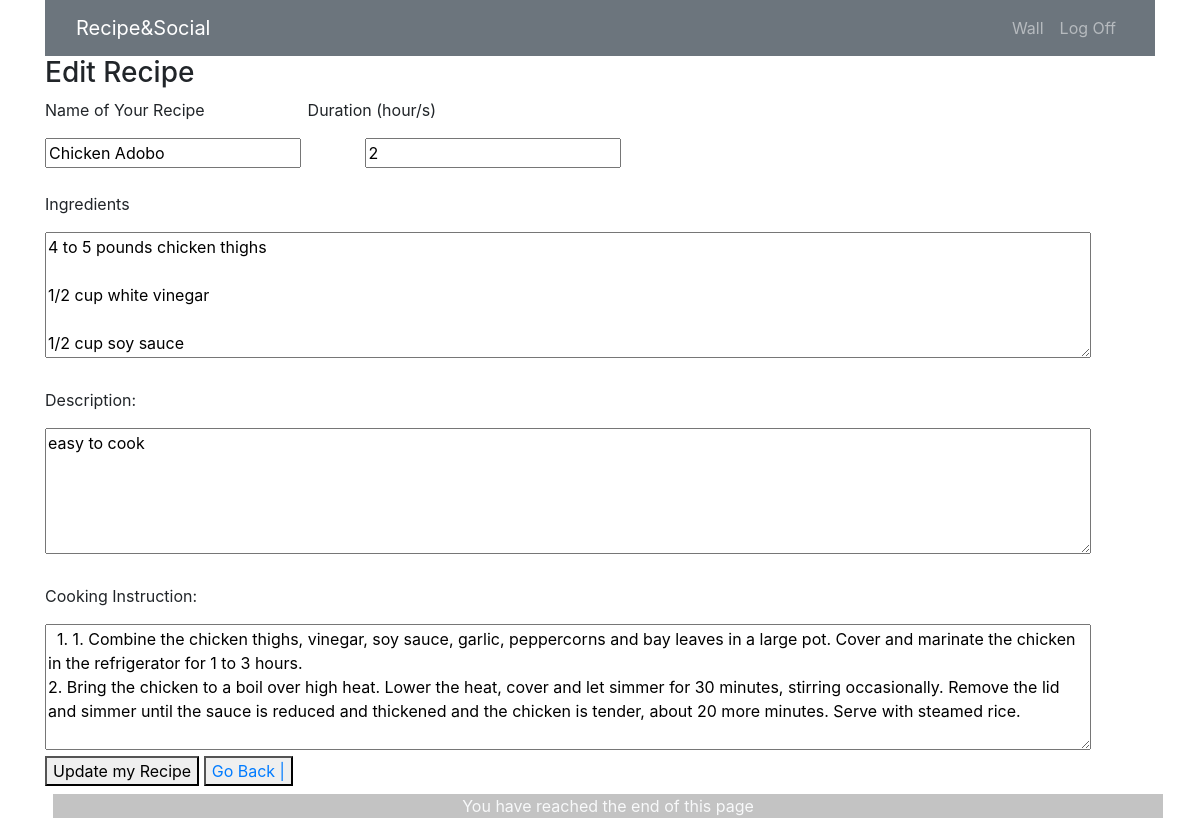
The page /recipes/1/edit on the database as committed earlier.
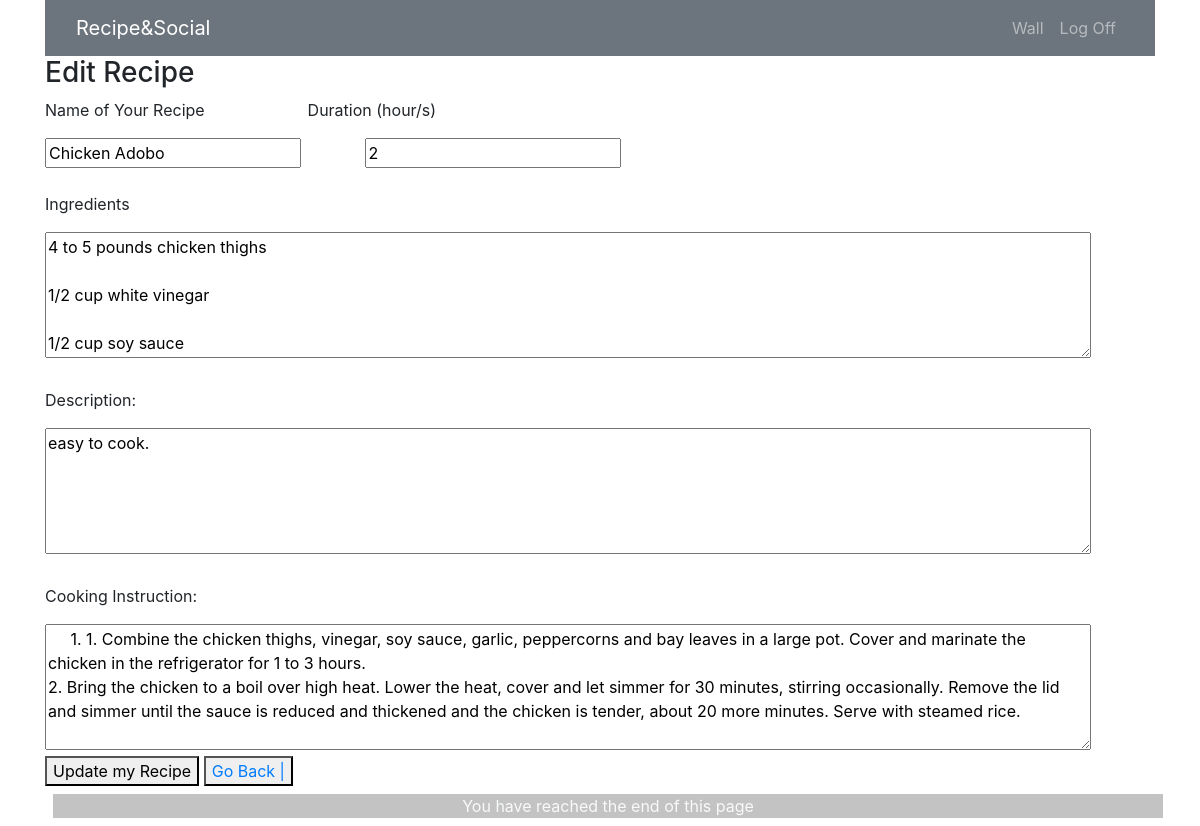
The same page on the database as committed later.
### recipeandsocial_app/models.py (models this page shows)
class Recipe(models.Model):
  recipe_name = models.CharField(max_length=255)
  ingredients = models.CharField(max_length=255)
  cooking_instruction = models.TextField(max_length=2000)
  desc = models.TextField()
  duration = models.IntegerField()
  user = models.ForeignKey(User, related_name="recipes", on_delete=models.CASCADE)
  created_at = models.DateTimeField(auto_now_add=True, null=True)
  updated_at = models.DateTimeField(auto_now=True, null=True)
  likes = models.ManyToManyField(User, related_name="likes")
  objects = RecipeManager()

### recipeandsocial_app/views.py (the view)
# urls.py: path('recipes/<int:recipe_id>/edit', views.edit_recipe),
def edit_recipe(request, recipe_id):
    if request.method == "GET":
        recipe_to_update = Recipe.objects.get(id=recipe_id)
        context = {
            "recipe": recipe_to_update,
        }
    return render(request, 'edit-recipe.html', context)

### recipeandsocial_app/templates/edit-recipe.html (shortened to what this page needs)
<!DOCTYPE html>
<html lang="en">
  <head>
    <link rel="stylesheet" href="https://maxcdn.bootstrapcdn.com/bootstrap/4.0.0/css/bootstrap.min.css"
>
  </head>
  <body>
    <div class="container mx-auto">
      <nav class="navbar navbar-expand-sm bg-secondary navbar-dark">
        <div class="col-sm-4 col-md-4">
            <a class="navbar-brand" href="/recipes">Recipe&Social</a>
        </div>
        <div class="col">
            <ul class="navbar-nav float-sm-right">
              <li class="nav-item">
                  <a class="nav-link" href="/recipes/wall">Wall</a>
              </li>
              <li class="nav-item">
                  <a class="nav-link" href="/logout">Log Off</a>
              </li>
            </ul>
        </div>
      </nav>
      <h3>Edit Recipe</h3>
      <form action="/recipes/{{ recipe.id }}/update" method="post">
          <p>Name of Your Recipe &emsp13; &emsp13; &emsp13; &emsp13; &emsp13; &emsp13; &emsp13; &emsp13; &emsp13; &emsp13; Duration (hour/s)</p>
          <input type="text" name="recipe_name" value="{{ recipe.recipe_name }}" /> &emsp13; &emsp13; &emsp13; &emsp13; &emsp13; &emsp13;
          <input type="number" name="duration" value="{{ recipe.duration }}"/><br><br>
          <p>Ingredients </p>
          <textarea name="ingredients" cols="100" rows="5">{{ recipe.ingredients }}</textarea><br><br>
          <p>Description: </p><textarea name="desc" cols="100" rows="5">{{ recipe.desc }}</textarea><br><br>
          <p>Cooking Instruction: </p><textarea name="steps" cols="100" rows="5"> {{ recipe.cooking_instruction }}</textarea>
          <br>
          <button>Update my Recipe</button>
          <button><a href="/recipes">Go Back | </a></button>
      </form>
      <div class="container-fluid text-center text-light m-2" style= "background-color:rgb(195 195 195);">You have reached the end of this page</div>
    </div>
  </body>
</html>

Rows that differ between the two databases and show on the page:
changed Recipe "Chicken Adobo": desc "easy to cook" → "easy to cook."
